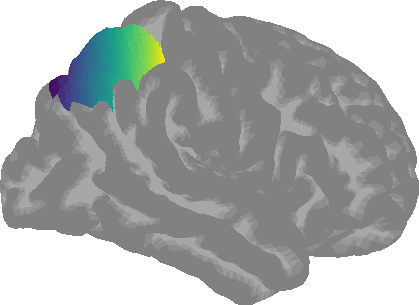
#> input picture _scripts/brain_icon.png, 419 x 305 px
$ python software_thumbs.py out.png
#> lines starting #> are read from the running program, lines starting #| are printed output that depends on the picture
"""Illustrations for the braincoder and bauer cards (homepage + Software page).

Usage: python software_thumbs.py <outdir>
"""
import sys
import numpy as np
import matplotlib as mpl
import matplotlib.pyplot as plt
from scipy.stats import norm

out = sys.argv[1]
mpl.rcParams.update({
    'font.family': 'sans-serif',
    'font.sans-serif': ['Helvetica', 'Helvetica Neue', 'Arial'],
    'font.size': 15, 'axes.linewidth': 0.8,
    'savefig.dpi': 220, 'savefig.transparent': True,
})
INK = '0.25'
FS = 15
BLUE, RED, GREY = '#3B5BA5', '#C44E52', '0.6'


def clean(ax):
    for s in ('top', 'right', 'left'):
        ax.spines[s].set_visible(False)
    ax.spines['bottom'].set_color(INK)
    ax.set_yticks([]); ax.set_xticks([])


def arrow(fig, x0, x1, y, text):
    fig.patches.append(mpl.patches.FancyArrowPatch(
        (x0, y), (x1, y), transform=fig.transFigure, arrowstyle='-|>',
        mutation_scale=20, lw=2.4, color=INK))
    fig.text((x0 + x1) / 2, y + 0.08, text, ha='center', va='bottom', color=INK, fontsize=FS)


# braincoder: tuning curves -> voxel responses -> decoded posterior
fig = plt.figure(figsize=(6.8, 2.0))
ax1 = fig.add_axes([0.02, 0.18, 0.30, 0.68])
ax2 = fig.add_axes([0.425, 0.18, 0.15, 0.30])
axb = fig.add_axes([0.40, 0.52, 0.20, 0.46])
axb.imshow(plt.imread(__file__.rsplit('/', 1)[0] + '/brain_icon.png'))
axb.set_axis_off()
ax3 = fig.add_axes([0.68, 0.18, 0.30, 0.68])

x = np.linspace(0, 1, 400)
cols = mpl.colormaps['viridis'](np.linspace(0.1, 0.9, 6))
centres = np.linspace(0.12, 0.88, 6)
for c, col in zip(centres, cols):
    ax1.fill_between(x, np.exp(-0.5 * ((x - c) / 0.09) ** 2), color=col, alpha=0.18, lw=0)
    ax1.plot(x, np.exp(-0.5 * ((x - c) / 0.09) ** 2), color=col, lw=2.6)
s_true = 0.58
ax1.axvline(s_true, color=RED, lw=1.2, ls='--')
ax1.set_xlim(0, 1); ax1.set_ylim(0, 1.15)
ax1.set_xlabel('Stimulus', color=INK, labelpad=3)
clean(ax1)

rng = np.random.default_rng(3)
resp = np.clip(np.exp(-0.5 * ((s_true - centres) / 0.12) ** 2) + rng.normal(0, 0.05, 6), 0.1, None)
ax2.bar(np.arange(6), resp, color=cols, width=0.72)
ax2.set_ylim(0, 1.15)
ax2.set_xlabel('Voxels', color=INK, labelpad=3)
clean(ax2)

post = norm.pdf(x, 0.6, 0.06)
post /= post.max()
ax3.fill_between(x, post, color=BLUE, alpha=0.25, lw=0)
ax3.plot(x, post, color=BLUE, lw=2.6)
ax3.axvline(s_true, color=RED, lw=1.2, ls='--')
ax3.set_xlim(0, 1); ax3.set_ylim(0, 1.15)
ax3.set_xlabel('Decoded stimulus', color=INK, labelpad=3)
clean(ax3)

arrow(fig, 0.335, 0.405, 0.33, 'Encode')
arrow(fig, 0.595, 0.665, 0.33, 'Decode')
fig.savefig(f'{out}/braincoder_pycortex.png')
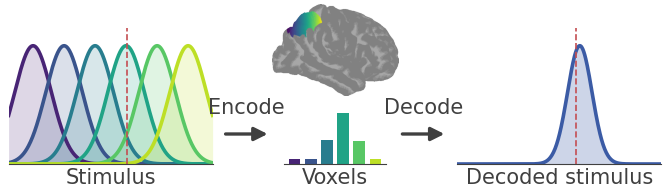
#> figure drawn by matplotlib, 4 panels
plt.close(fig)

# bauer: prior x noisy likelihood -> posterior; hierarchical fit of choices
fig = plt.figure(figsize=(6.8, 2.0))
ax1 = fig.add_axes([0.02, 0.18, 0.34, 0.66])
ax2 = fig.add_axes([0.64, 0.18, 0.34, 0.66])

x = np.linspace(0, 1, 400)
prior = norm.pdf(x, 0.4, 0.14); like = norm.pdf(x, 0.7, 0.1)
postr = prior * like
for y, col in [(prior, GREY), (like, RED), (postr, BLUE)]:
    y = y / y.max()
    ax1.fill_between(x, y, color=col, alpha=0.2, lw=0)
    ax1.plot(x, y, color=col, lw=2.6)
ax1.text(0.17, 0.75, 'Prior', color='0.45', ha='center', fontsize=FS)
ax1.text(0.86, 0.62, 'Likelihood', color=RED, ha='left', fontsize=FS)
ax1.text(0.585, 1.06, 'Posterior', color=BLUE, ha='center', fontsize=FS)
ax1.set_xlim(0, 1); ax1.set_ylim(0, 1.25)
ax1.set_xlabel('Magnitude', color=INK, labelpad=3)
clean(ax1)

# hierarchical psychometric fit: thin per-participant curves, group curve + band, data
xs = np.linspace(-1, 1, 200)
for k in range(7):
    mu, sd = rng.normal(0, 0.12), np.exp(rng.normal(np.log(0.3), 0.25))
    ax2.plot(xs, norm.cdf((xs - mu) / sd), color=BLUE, alpha=0.18, lw=1)
g = norm.cdf(xs / 0.3)
ax2.fill_between(xs, norm.cdf(xs / 0.25), norm.cdf(xs / 0.36), color=BLUE, alpha=0.2, lw=0)
ax2.plot(xs, g, color=BLUE, lw=3)
xd = np.linspace(-0.9, 0.9, 9)
ax2.plot(xd, np.clip(norm.cdf(xd / 0.3) + rng.normal(0, 0.04, 9), 0, 1), 'o', ms=6,
         color='0.15', zorder=5)
ax2.set_xlim(-1, 1); ax2.set_ylim(-0.03, 1.05)
ax2.set_xlabel('Evidence', color=INK, labelpad=3)
clean(ax2)
ax2.spines['left'].set_visible(True); ax2.spines['left'].set_color(INK)
arrow(fig, 0.49, 0.6, 0.48, 'Fit')
fig.savefig(f'{out}/bauer_scheme.png')
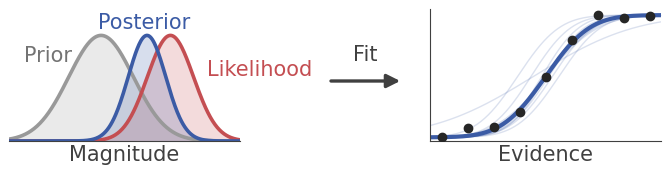
#> figure drawn by matplotlib, 2 panels
print('saved')
